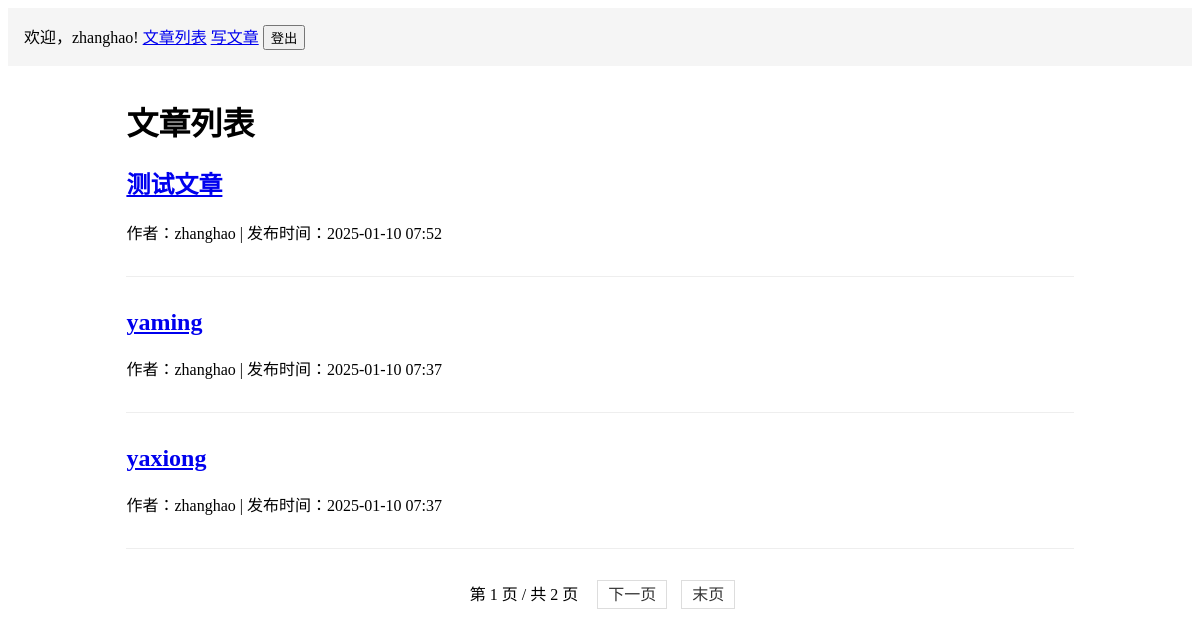
Screenshot of /articles/ (signed in) with the database file from the repository.
### articles/models.py (models this page shows, shortened)
class Article(models.Model):
    title = models.CharField('标题', max_length=200)
    content = models.TextField('内容')
    created_at = models.DateTimeField('创建时间', auto_now_add=True)
    updated_at = models.DateTimeField('更新时间', auto_now=True)
    author = models.ForeignKey(User, verbose_name='作者', on_delete=models.CASCADE)
    class Meta:
        verbose_name = '文章'
        verbose_name_plural = '文章'
        ordering = ['-created_at']

### articles/views.py (the view)
# urls.py: path('', views.article_list, name='list'),
@login_required
def article_list(request):
    article_list = Article.objects.all()
    page_size = request.GET.get('page_size', 3)
    paginator = Paginator(article_list, page_size)
    page = request.GET.get('page', 1)
    articles = paginator.get_page(page)
    return render(request, 'articles/list.html', {'articles': articles})

### articles/templates/articles/list.html (shortened to what this page needs)
{% extends "articles/base.html" %}
{% block content %}
<h1>文章列表</h1>
{% if articles %}
    {% for article in articles %}
        <article style="margin-bottom: 2em; padding-bottom: 1em; border-bottom: 1px solid #eee;">
            <h2><a href="{% url 'articles:detail' article.pk %}">{{ article.title }}</a></h2>
            <p>
                作者：{{ article.author.username }} |
                发布时间：{{ article.created_at|date:"Y-m-d H:i" }}
            </p>
        </article>
    {% endfor %}
    <div class="pagination">
        <span class="current">
            第 {{ articles.number }} 页 / 共 {{ articles.paginator.num_pages }} 页
        </span>
        {% if articles.has_next %}
            <a href="?page={{ articles.next_page_number }}">下一页</a>
            <a href="?page={{ articles.paginator.num_pages }}">末页</a>
        {% endif %}
    </div>
{% else %}
    <p>暂无文章</p>
{% endif %}
{% endblock %}

### articles/templates/articles/base.html (shortened to what this page needs)
<!DOCTYPE html>
<html>
<head>
</head>
<body>
    <div class="header">
        {% if user.is_authenticated %}
            <span>欢迎，{{ user.username }}!</span>
            <a href="{% url 'articles:list' %}">文章列表</a>
            <a href="{% url 'articles:create' %}">写文章</a>
            <form method="post" action="{% url 'logout' %}" style="display: inline;">
                <button type="submit">登出</button>
            </form>
        {% else %}
            <a href="{% url 'login' %}">登录</a>
        {% endif %}
    </div>
    <div class="content">
        {% block content %}
        {% endblock %}
    </div>
</body>
</html>

### articles/templates/articles/base.html (style rules this page uses)
.header { padding: 1em; background: #f5f5f5; margin-bottom: 2em; }
.content { width: 80%; margin: 0 auto; }
.pagination { margin: 20px 0; text-align: center; }
.pagination a { padding: 5px 10px; margin: 0 5px; border: 1px solid #ddd; text-decoration: none; color: #333; }
.pagination .current { margin: 0 10px; }

### rows the page displays
Article: title "测试文章", author.username "zhanghao", created_at "2025-01-10 07:52"
Article: title "yaming", author.username "zhanghao", created_at "2025-01-10 07:37"
Article: title "yaxiong", author.username "zhanghao", created_at "2025-01-10 07:37"

### other values shown
{{ user.username }} "zhanghao"
{{ articles.number }} "1"
{{ articles.paginator.num_pages }} "2"
